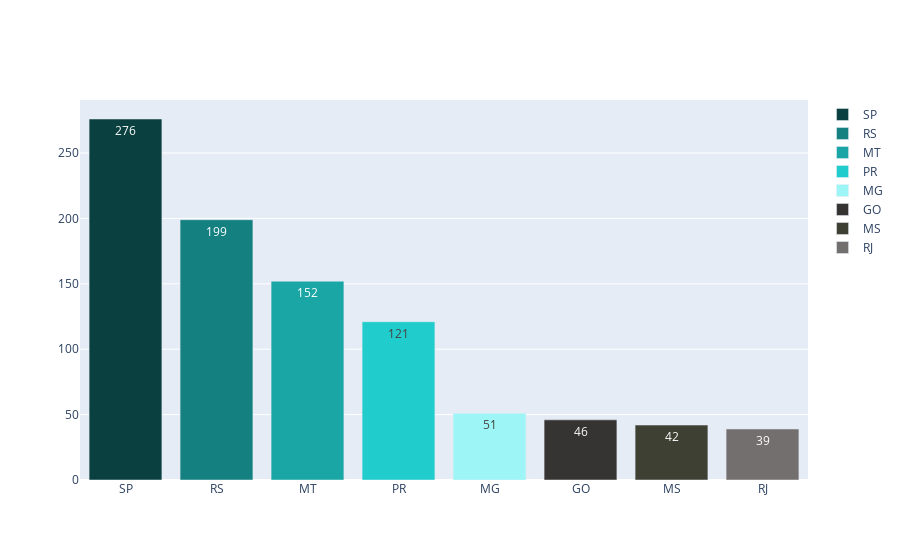

This figure's notebook cell:
### Code cell
list_state = df_train['state'].value_counts()

fig = go.Figure()
for i in range(len(list_state)):
    fig.add_trace(go.Bar(
        x = [list_state.index[i]],
        y = [list_state[i]],
        text = [str(list_state[i])],
        name = list_state.index[i], 
        marker={'color': list_colors[i]}
    ))

fig.show()

### Figure 1 — Plotly figure (JSON) as saved in the notebook; plotly's stock layout.template omitted (floating-point values rounded to 4 significant figures)
{"data": [{"marker": {"color": "#0A4040"}, "name": "SP", "text": ["276"], "type": "bar", "x": ["SP"], "y": [276]}, {"marker": {"color": "#148080"}, "name": "RS", "text": ["199"], "type": "bar", "x": ["RS"], "y": [199]}, {"marker": {"color": "#1BA6A6"}, "name": "MT", "text": ["152"], "type": "bar", "x": ["MT"], "y": [152]}, {"marker": {"color": "#21CCCC"}, "name": "PR", "text": ["121"], "type": "bar", "x": ["PR"], "y": [121]}, {"marker": {"color": "#9DF5F5"}, "name": "MG", "text": ["51"], "type": "bar", "x": ["MG"], "y": [51]}, {"marker": {"color": "#363433"}, "name": "GO", "text": ["46"], "type": "bar", "x": ["GO"], "y": [46]}, {"marker": {"color": "#3E4034"}, "name": "MS", "text": ["42"], "type": "bar", "x": ["MS"], "y": [42]}, {"marker": {"color": "#736F6E"}, "name": "RJ", "text": ["39"], "type": "bar", "x": ["RJ"], "y": [39]}], "layout": {"autosize": true, "xaxis": {"autorange": true, "range": [-0.5, 7.5], "type": "category"}, "yaxis": {"autorange": true, "range": [0, 290.5], "type": "linear"}}}
